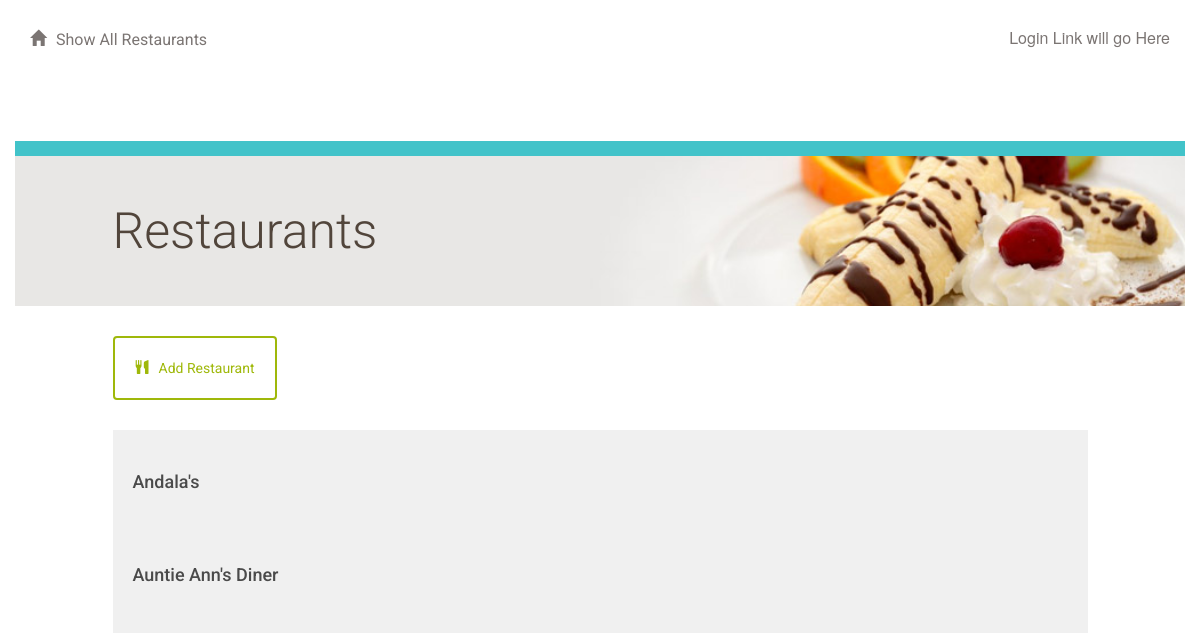
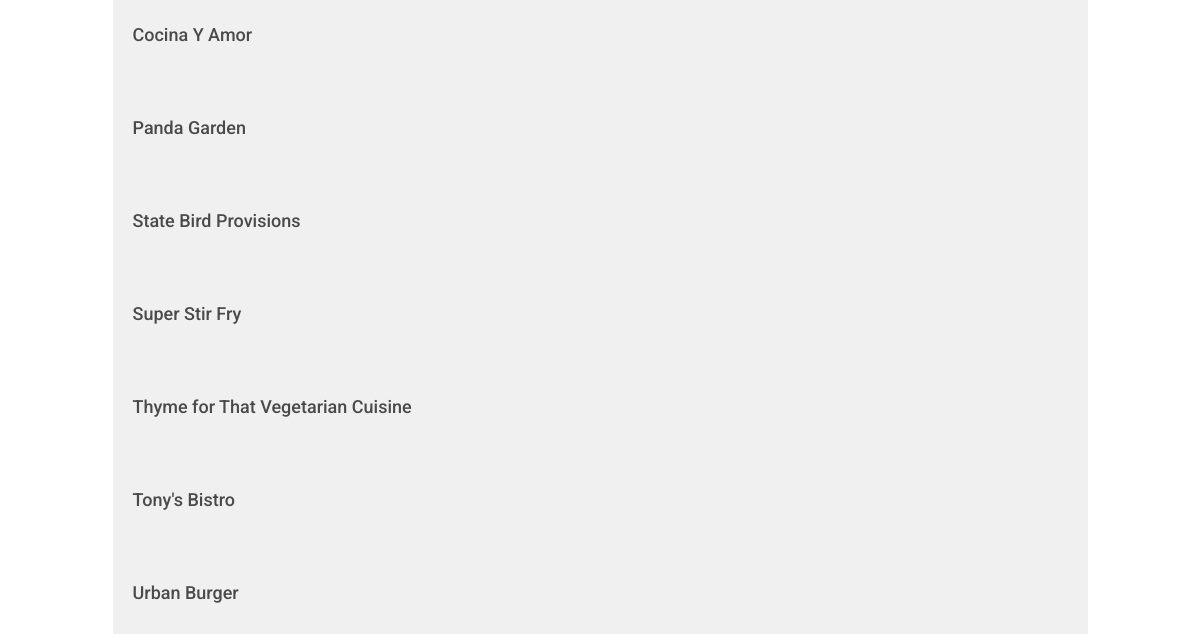
Page /restaurant/ on the earlier database version (2 pictures, top to bottom).
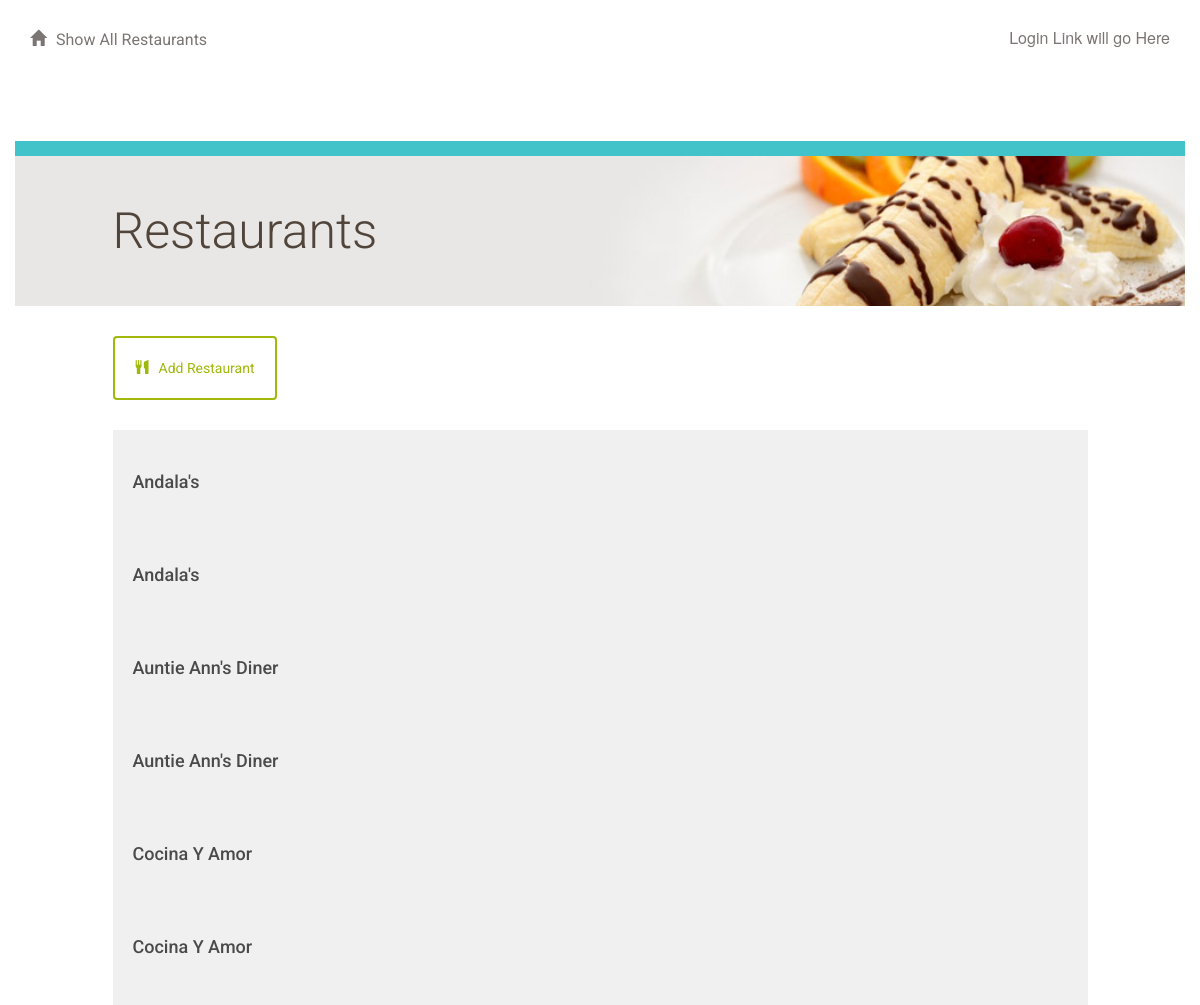
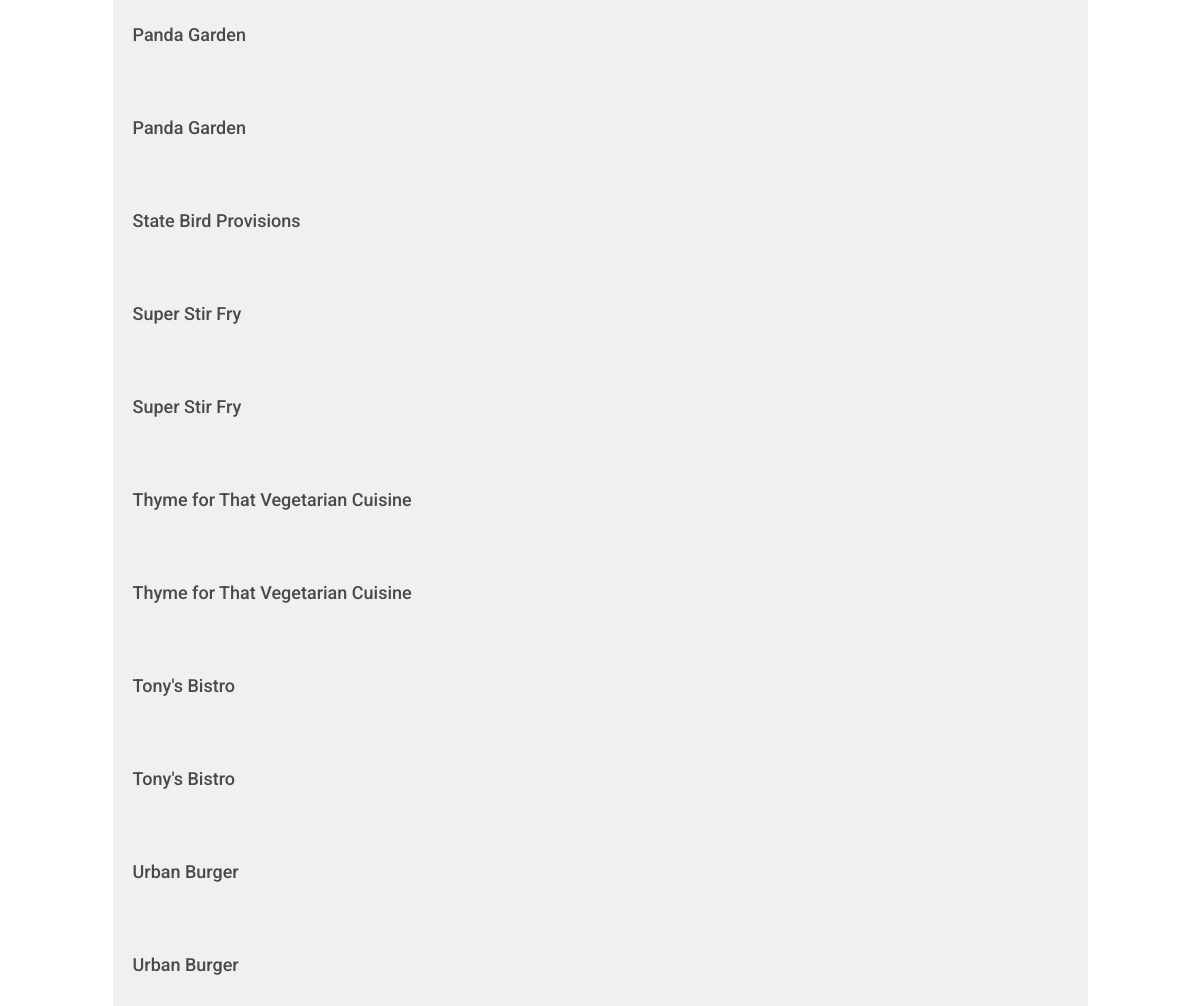
Same page on the later database version (2 pictures, top to bottom).
### database_setup.py (models this page shows, shortened)
class Restaurant(Base):
    __tablename__ = 'restaurant'
    id = Column(Integer, primary_key=True)
    name = Column(String(250), nullable=False)

### project.py (the view)
@app.route('/')
@app.route('/restaurant/')
def showRestaurants():
  restaurants = session.query(Restaurant).order_by(asc(Restaurant.name))
  return render_template('restaurants.html', restaurants = restaurants)

### templates/restaurants.html (shortened to what this page needs)
{% extends "main.html" %}
{% block content %}
{% include "header.html" %}
	<div class="row top-menu">
		<div class="col-md-10"></div>
		<div class="col-md-2 text-right">
					</div>
	</div>
	<div class="row divider blue">
		<div class="col-md-12"></div>
	</div>
	<div class="row banner main">
		<div class="col-md-1"></div>
		<div class="col-md-11 padding-none">
			<h1>Restaurants</h1>
		</div>
	</div>
	<div class="row padding-top padding-bottom">
		<div class="col-md-1"></div>
		<div class="col-md-10 padding-none">
			<a href="{{url_for('newRestaurant')}}">
				<button class="btn btn-default" id="new-restaurant">
					<span class="glyphicon glyphicon-cutlery" aria-hidden="true"></span>Add Restaurant
				</button>
			</a>
		</div>
		<div class="col-md-1"></div>
	</div>
	{% for restaurant in restaurants %}
		<a href = "{{url_for('showMenu', restaurant_id = restaurant.id)}}">
			<div class="row">
				<div class="col-md-1"></div>
					<div class="col-md-10 restaurant-list">
						<h3>{{restaurant.name}}</h3>
					</div>
				<div class="col-md-1"></div>
			</div>
		</a>
	{% endfor %}
{% endblock %}

### templates/main.html (shortened to what this page needs)
<!DOCTYPE html>
<html lang="en">
	<head>
		<link rel="stylesheet" href="//netdna.bootstrapcdn.com/bootstrap/3.1.1/css/bootstrap.min.css">
		<link rel=stylesheet type=text/css href="{{ url_for('static', filename='styles.css') }}">
	</head>
	<body>
		<div class="container">
			{% block content %}
			{% endblock %}
		</div>
	</body>
</html>

### templates/header.html
<div class="row top-menu">
	<div class="col-md-6">
		<a href="{{url_for('showRestaurants')}}">
			<span class="glyphicon glyphicon-home" aria-hidden="true"></span>Show All Restaurants
		</a>
	</div>
	<div class="col-md-6 text-right">
					<p>Login Link will go Here </p>
	</div>
</div>

### static/styles.css (style rules this page uses)
* { font-family: "Helvetica Neue Bold", Roboto, Helvetica, Arial, sans-serif; font-weight: 700; }
h1 { font-family: "Helvetica Neue Light", Roboto, Helvetica, Arial, sans-serif; font-size: 50px; color: #51453B; line-height: 60px; font-weight: 300; }
h3 { font-size: 18px; color: #4A4A4A; line-height: 23px; }
p { font-family: "Helvetica Neue", Roboto, Helvetica, Arial, sans-serif; font-size: 16px; color: #7B7573; line-height: 24px; font-weight: 400; }
a { font-size: 14px; color: #0093B9; line-height: 17px; }
.padding-top { padding-top: 30px; }
.padding-bottom { padding-bottom: 30px; }
.padding-none { padding: 0; }
.btn { padding: 20px; margin: 0; border-color: #9FB80A; border-width: 2px; color: #9FB80A;; }
.glyphicon { margin-right: 10px; }
.top-menu { padding-top: 30px; padding-bottom: 30px; }
.top-menu p { margin-bottom: 0; line-height: 16px; }
.top-menu a { margin-bottom: 0; line-height: 16px; font-size: 16px; color: #7B7573; font-weight: 400; }
.divider { height: 15px; }
.divider.blue { background-color: #42C3C9; }
.banner.main { height: 150px; background: url("/static/top-banner.jpg"); background-position: right; background-repeat: no-repeat; background-size: cover; }
.banner h1 { margin: 45px 0; }
.restaurant-list { background-color: #F0F0F0; padding: 20px; u }

Differences in the rows shown:
added Restaurant: name "Andala's"
added Restaurant: name "Auntie Ann's Diner"
added Restaurant: name "Cocina Y Amor"
added Restaurant: name "Panda Garden"
added Restaurant: name "Super Stir Fry"
added Restaurant: name "Thyme for That Vegetarian Cuisine"
added Restaurant: name "Tony's Bistro"
added Restaurant: name "Urban Burger"
